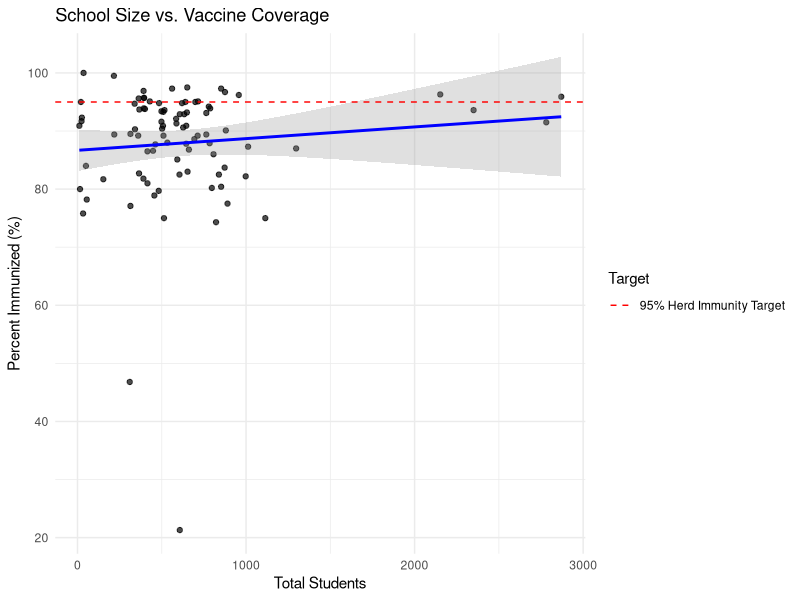

This chart was generated by the following R code:
library(dplyr)
library(tidyverse)

df <- read.csv("data/cleanned/school_data_joined.csv") %>%
  mutate(percent_immunized = percent_immunized * 100)

ggplot(df, aes(x = total_students, y = percent_immunized)) +
  geom_point(alpha = 0.7) +
  
  # 1. Error beam + trend line just like Claire's (method = "lm", default se = TRUE)
  geom_smooth(method = "lm",color = "blue", fill = "grey60", alpha = 0.3) +
  
  # 2. Herd immunity target line
  geom_hline(aes(yintercept = 95, linetype = "95% Herd Immunity Target"), color = "red") +
  
  scale_linetype_manual(name = "Target", values = c("95% Herd Immunity Target" = "dashed")) +
  labs(
    title = "School Size vs. Vaccine Coverage",
    x = "Total Students", 
    y = "Percent Immunized (%)"
  ) +
  theme_minimal()
